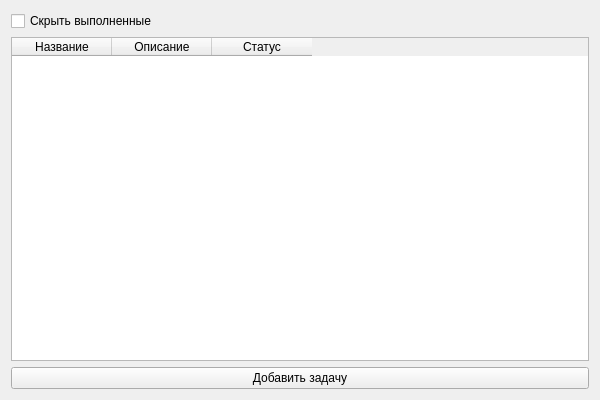
<?xml version="1.0" encoding="UTF-8"?>
<ui version="4.0">
 <class>TasksWindow</class>
 <widget class="QWidget" name="TasksWindow">
  <property name="geometry">
   <rect>
    <x>0</x>
    <y>0</y>
    <width>600</width>
    <height>400</height>
   </rect>
  </property>
  <layout class="QVBoxLayout" name="verticalLayout">
   <item>
    <widget class="QCheckBox" name="hideCompletedCheckBox">
     <property name="text">
      <string>Скрыть выполненные</string>
     </property>
    </widget>
   </item>
   <item>
    <widget class="QTableWidget" name="taskTable">
     <property name="columnCount">
      <number>3</number>
     </property>
     <property name="rowCount">
      <number>0</number>
     </property>
     <column>
      <property name="text">
       <string>Название</string>
      </property>
     </column>
     <column>
      <property name="text">
       <string>Описание</string>
      </property>
     </column>
     <column>
      <property name="text">
       <string>Статус</string>
      </property>
     </column>
    </widget>
   </item>
   <item>
    <widget class="QPushButton" name="pushButtonAddTask">
     <property name="text">
      <string>Добавить задачу</string>
     </property>
    </widget>
   </item>
  </layout>
 </widget>
 <resources/>
 <connections/>
</ui>
